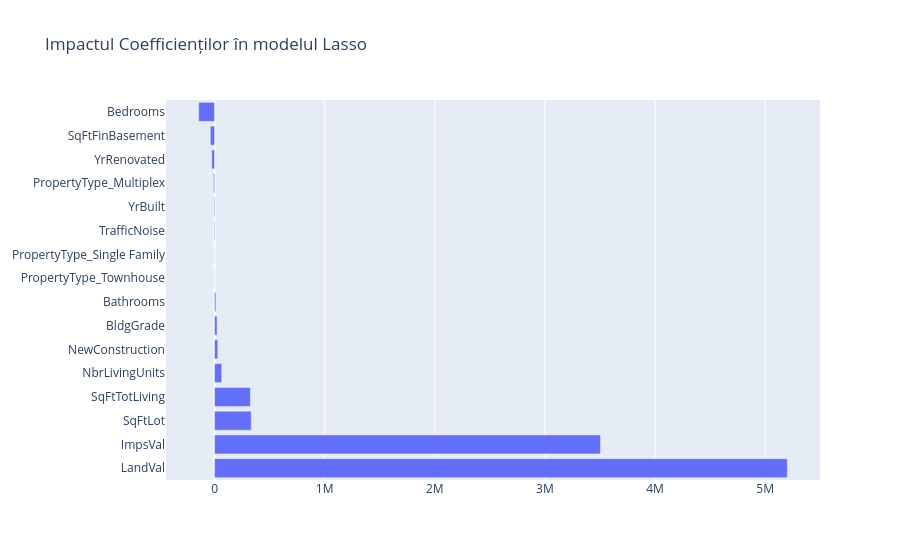

The notebook cell this image was saved under:
### Code cell
import plotly.graph_objects as go
df_coef_scalat['Importanta_val_absoluta'] = abs(df_coef_scalat.Coeficient)
df_coef_scalat['Importanta'] = df_coef_scalat.Coeficient
fig = go.Figure()
fig.add_trace(go.Bar(
            x=df_coef_scalat.sort_values(by = 'Importanta', ascending = False).Importanta,
            y=df_coef_scalat.sort_values(by = 'Importanta', ascending = False).Predictor,
            orientation='h'))

fig.update_layout( title = "Impactul Coefficienților în modelul Lasso")
fig.show()

### Figure 1 — Plotly figure (JSON) as saved in the notebook; plotly's stock layout.template omitted (floating-point values rounded to 4 significant figures)
{"data": [{"orientation": "h", "type": "bar", "x": [5201000.0, 3504000.0, 332800.0, 325400.0, 65010.0, 29450.0, 22450.0, 11800.0, 590.7, -0.0, -4098.0, -6319.0, -9738.0, -25400.0, -38380.0, -144100.0], "y": ["LandVal", "ImpsVal", "SqFtLot", "SqFtTotLiving", "NbrLivingUnits", "NewConstruction", "BldgGrade", "Bathrooms", "PropertyType_Townhouse", "PropertyType_Single Family", "TrafficNoise", "YrBuilt", "PropertyType_Multiplex", "YrRenovated", "SqFtFinBasement", "Bedrooms"]}], "layout": {"title": {"text": "Impactul Coefficienților în modelul Lasso"}}}
